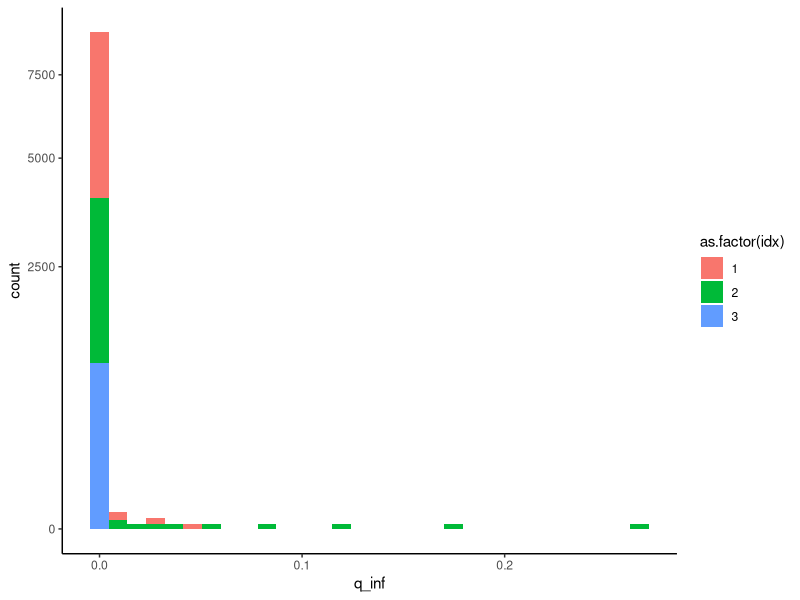
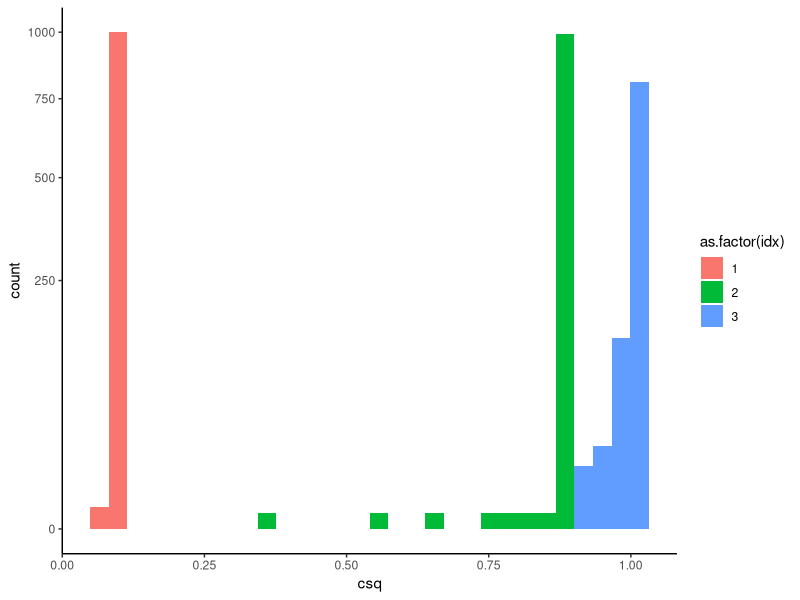
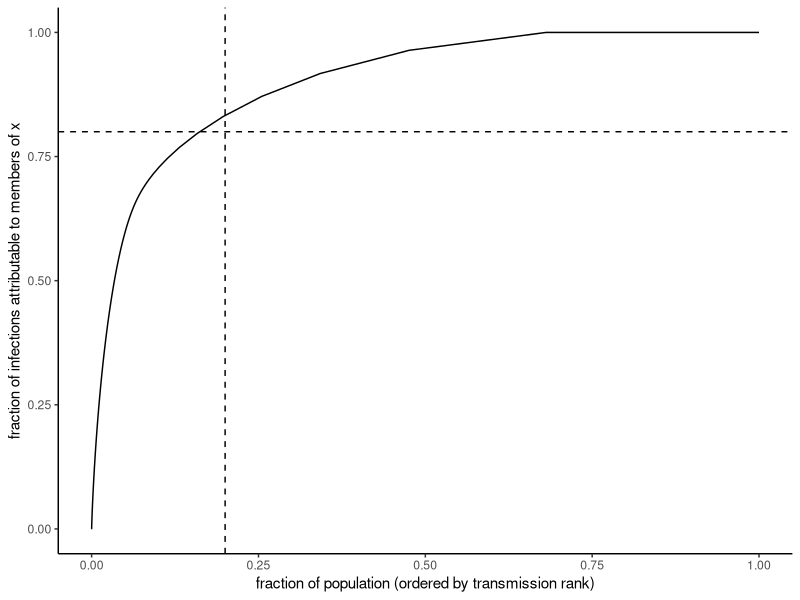

These charts were generated, in order, by the following R code:
# load libraries
library(dplyr)
library(purrr)
library(ggplot2)

# set parameter values
# epi parameters, beta - transmissibility, gamma - recovery, p are the different
# 'classes'

# First class here has medium contact rates and fast recovery
# Second class has medium contact rates but slow recovery
# Third class looks like trouble... really high contact rates and SLOW recovery; 
# They are, on average, the super-spreaders
pars.beta <- c(0.5, 0.5, 4) 
pars.gamma <- c(0.5, 0.25, 0.1)
pars.p_vals <- c(0.1, 0.8, 0.1)
pars.max_k <- 1000
k <- 0:pars.max_k

# Define p(k)
# I am assuming a sum of geometric distributions, each with rate beta (above) 
# for a duration gamma, and therefore we get the per-class distribution of 
# infectees


qdata <- map_dfr(1:length(pars.p_vals), function(idx){
    q_inf <- pars.p_vals[idx]* # fraction of the total population in class with 
        # this set of infectivity (beta) and recovery rate (gamma)
        (pars.beta[idx]/(pars.beta[idx]+pars.gamma[idx]))^k * # probability k
        # individuals are infected (k failures)
    
        (pars.gamma[idx]/(pars.beta[idx]+pars.gamma[idx]))  # probability of 
    # recovery (a single success)
    data.frame(q_inf, kdex = 0:pars.max_k, idx)
})

qdata <- qdata %>% mutate(csq = cumsum(q_inf))

# plot what I just made
qdata %>% ggplot(aes(q_inf, fill = as.factor(idx))) + 
    geom_histogram() + 
    scale_y_sqrt() + 
    theme_classic() 

qdata %>% ggplot(aes(csq, fill = as.factor(idx))) + 
    geom_histogram() + 
    scale_y_sqrt() + 
    theme_classic() 


# now plot how jsw was thinking about it (cf fig 1b in Lloyd-Smith et al. 2005)
qdata_sum <- qdata %>% 
    group_by(kdex) %>% 
    summarize(q_inf_sum = sum(q_inf)) %>% 
    mutate(revq = rev(q_inf_sum)
           , revk = rev(kdex)
           , q_inf_cumsum = cumsum(revq)
           , q_num = cumsum(revq*revk))

tot_val <- sum(qdata_sum$q_inf_sum*k)
qdata_sum <- qdata_sum %>% mutate(q_prop = q_num/tot_val)

pdf("fast_and_slow_jsw.pdf")
qdata_sum %>% ggplot(aes(q_inf_cumsum, q_prop)) + 
    geom_line() +
    theme_classic() +
    geom_hline(yintercept = 0.8, linetype = 2) +
    geom_vline(xintercept = 0.2, linetype = 2) +
    labs(x = "fraction of population (ordered by transmission rank)", y = "fraction of infections attributable to members of x")
dev.off()
